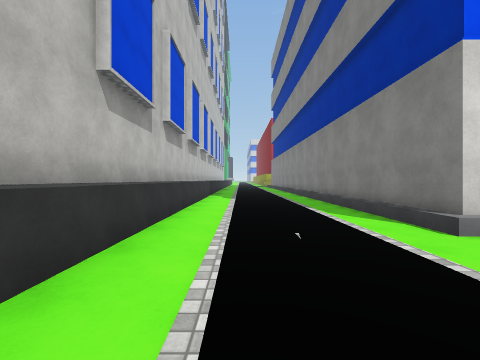
View 1 (above)

24 first-person views from a walk through a Unity game level. The camera is 1.3 m above the floor, looks level and sees 90° across. The floor is counted in squares, 2 m on a side. Each view is taken from the middle of a square. On the plan, view 1 faces up. The plan holds only what a view shows up to about 9 squares ahead; the rest is blank. The place goes on beyond the plan. The player character is not drawn. Some animated figures are not drawn. Some surface patterns are stand-ins.

View 2
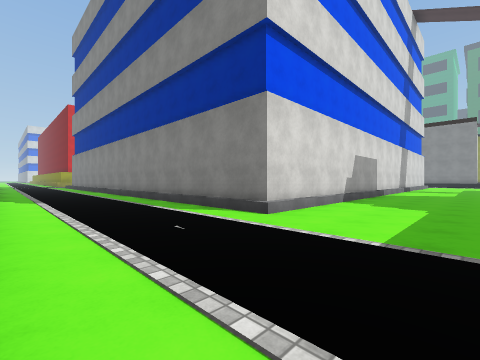

View 3
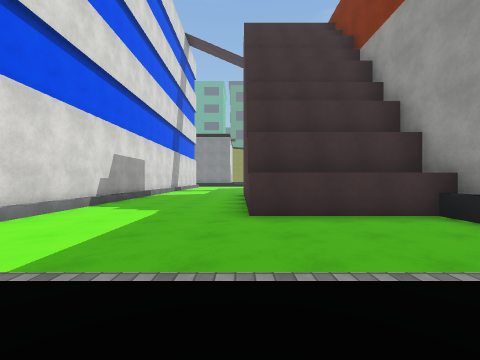

View 4
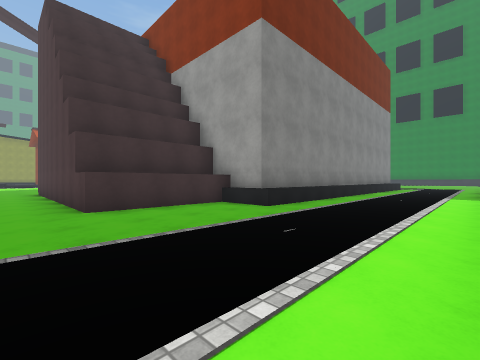

View 5
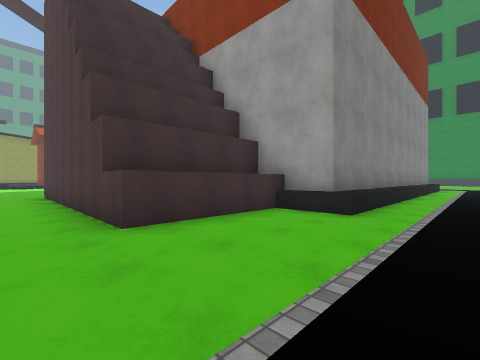

View 6
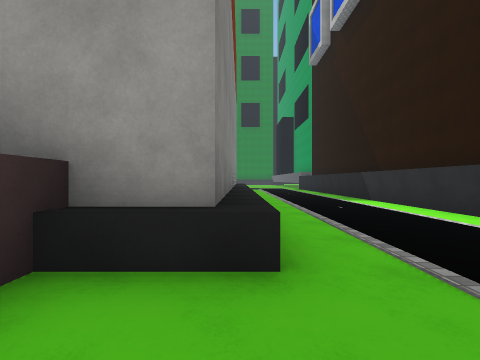

View 7
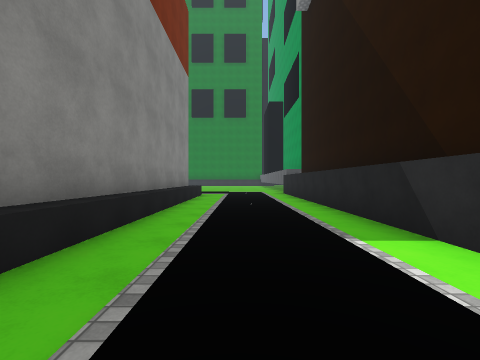

View 8
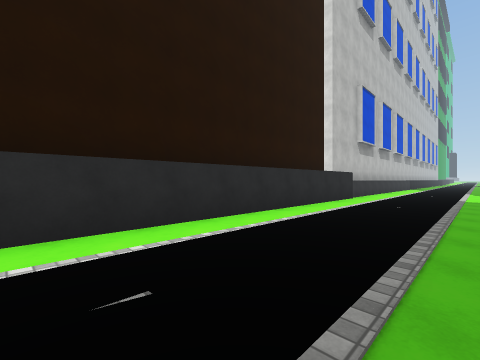

View 9
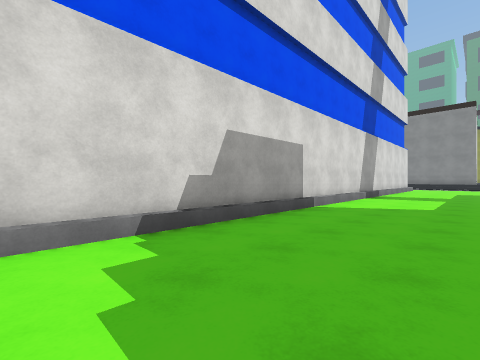

View 10
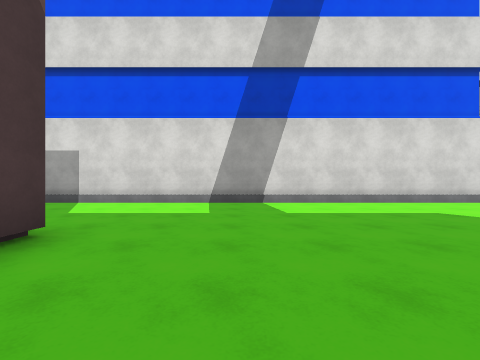

View 11
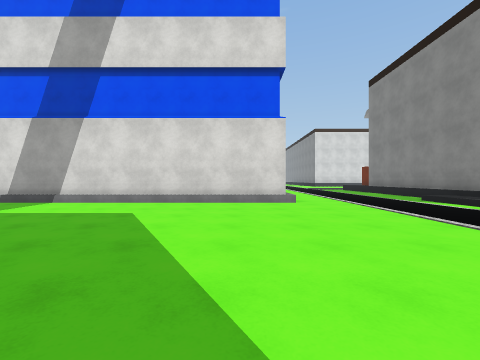

View 12
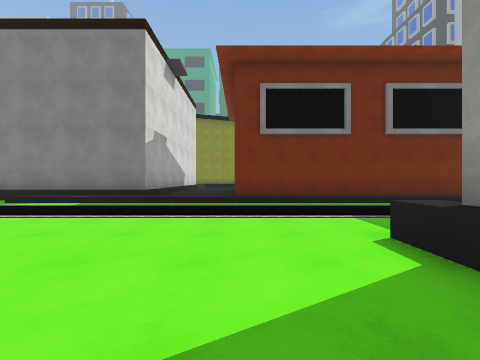

View 13
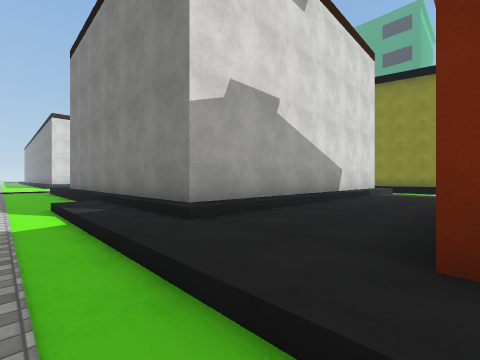

View 14
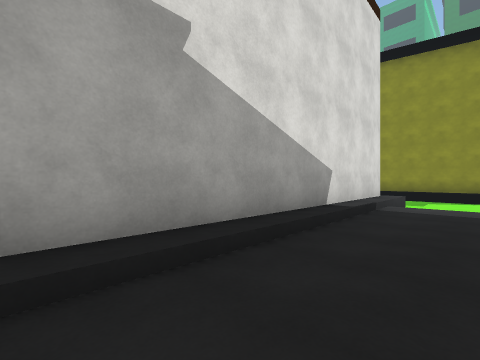

View 15
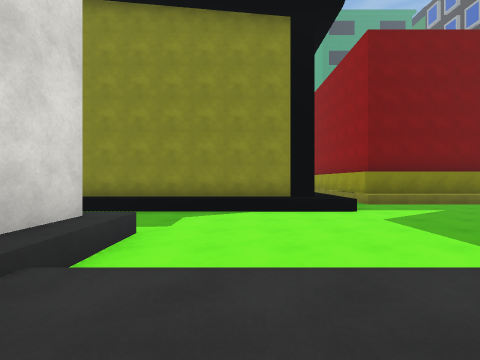

View 16
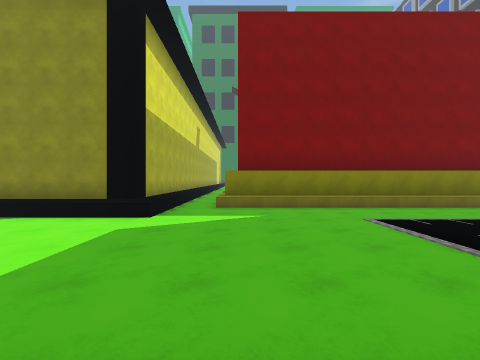

View 17
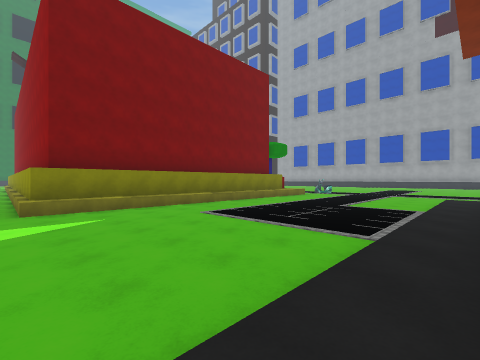

View 18
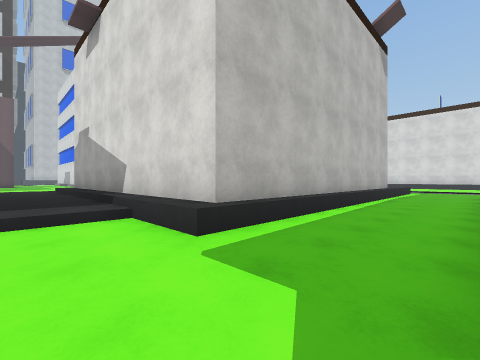

View 19
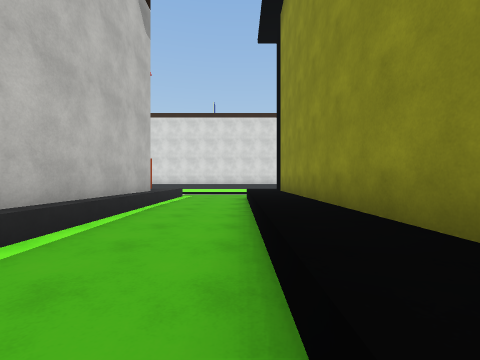

View 20
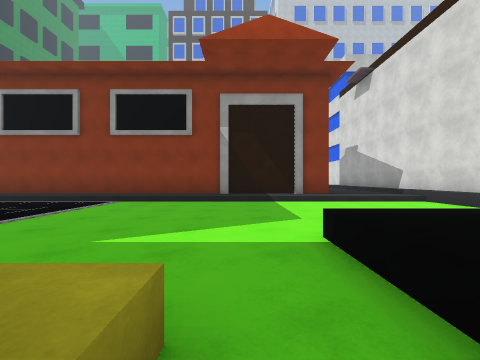

View 21
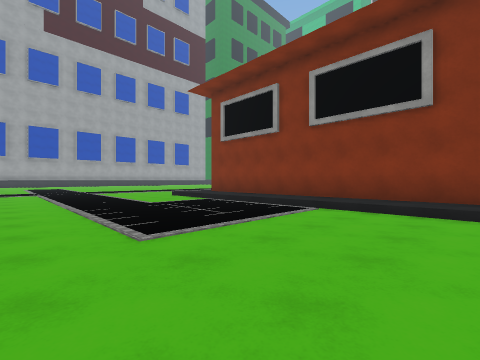

View 22
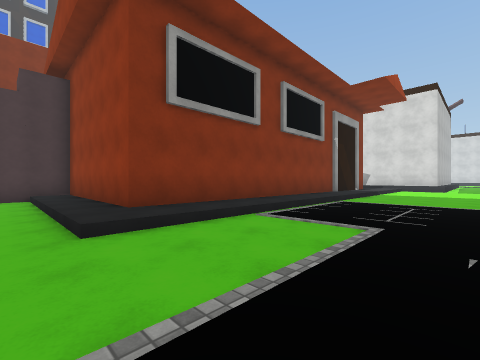

View 23
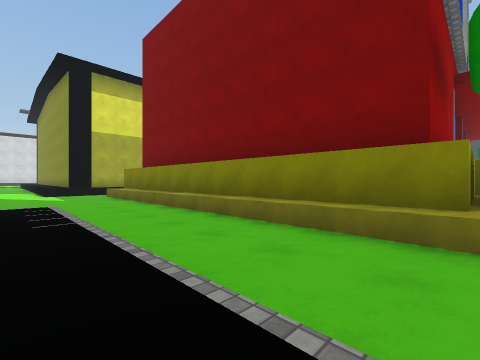

View 24
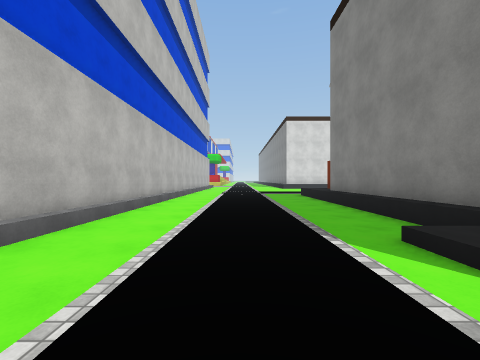

### Floor plan
Key: @ floor where view 1 was taken; # wall or solid block; x gap in a wall; . main floor; : floor 0.25 m higher than the main floor; + floor 0.5 m higher than the main floor; / step, stairs or slope; ^ raised ledge.
Columns run from 3 left of view 1 to 44 right of it. Each row starts with its distance up from view 1.
 10   ...                    #.....          ...x
  9 ^^....#                  #.....#        #...#
  8 ^^....#                  #.....#        #...#
  7 ^^....#                  #.....#        #...#
  6 ^^....#                  #.....#        #...#
  5 ^^....#                  #.....#        #...#
  4 ^^....#                  #.....#        #...#
  3 ^^....####################..../#        #...#
  2  ^............................/#        #...#
  1  ^............................/##       #...#
  0  #.@........................../+#########...#
 -1  #......^#######............../::::::::/....#
 -2  #......^      #..... ...... ./::::::::/....#
 -3  #......^        ...   ..... ./#     #:/....#
 -4  #......^         .     .... ./#     #:/....x^^^
 -5  #....^##                #..../#     #:/....^^^^
 -6  #....#                    .../#     #:/........
 -7  #....#                      ./#     #:/.....^##
 -8  #....#                       /#     #:/.....^#
 -9  #....#                       /#     #:/.....^#
-10  #....#                        #     #:/.....^#
-11  #....#                              #:/   ..^#
-12  #....#                              #:/   ..^#
-13  #....#                              #:/   ..^#
-14  #....#                              #:/.....^#
-15  #....#                         ######:/.....^#
-16  #....#                         #::::::/.....^#
-17  #....#                         #............^##

Positions as (right, up) in squares from view 1, and headings:
1: (0, 0), facing up
2: (-1, 0), facing up-right
3: (0, -1), facing right
4: (-1, 0), facing down-right
5: (1, 0), facing down-right
6: (3, -3), facing down
7: (1, -8), facing down
8: (2, -9), facing up-left
9: (5, 0), facing up-right
10: (15, -4), facing up
11: (21, -4), facing up
12: (20, -3), facing right
13: (26, -3), facing up-right
14: (29, -2), facing up-right
15: (34, -2), facing right
16: (35, -7), facing right
17: (35, -6), facing down-right
18: (40, -2), facing up-left
19: (40, 2), facing up
20: (43, -6), facing left
21: (41, -7), facing down-left
22: (39, -17), facing up-left
23: (39, -17), facing up-right
24: (25, 1), facing up
